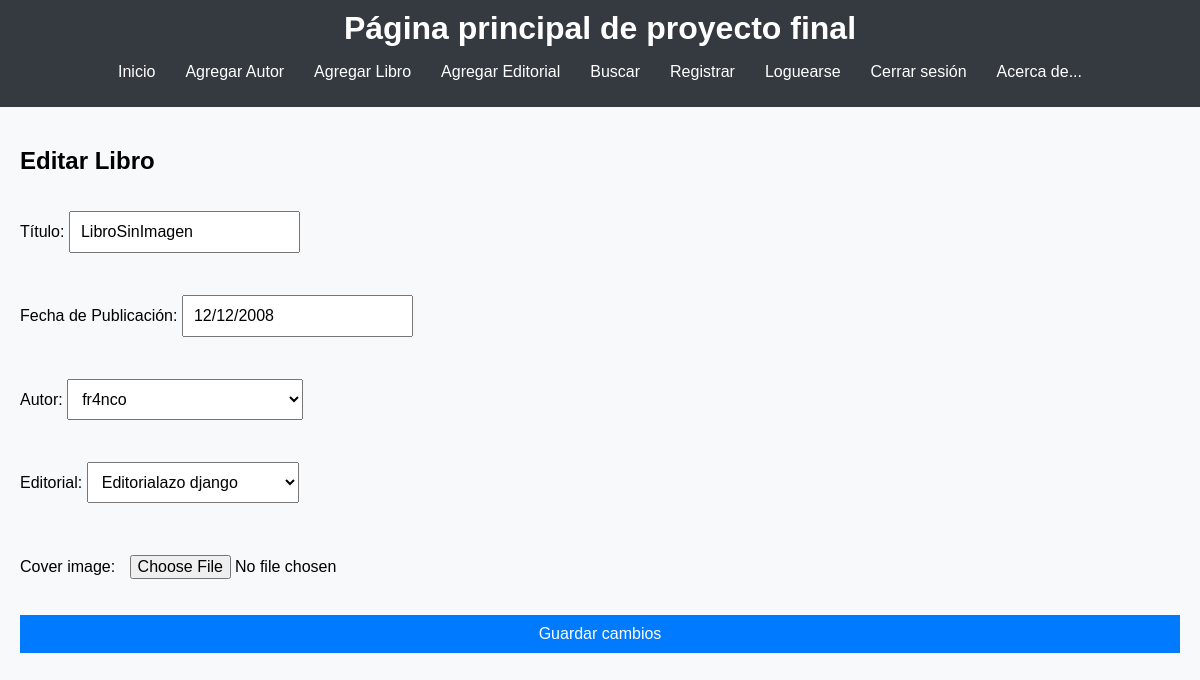
Page /books/15/edit/ (signed in) on the committed database.
### myapp/models.py (models this page shows, shortened)
class Libro(models.Model):
    title = models.CharField(max_length=200)
    publication_date = models.DateField()
    author = models.ForeignKey(Autor, on_delete=models.CASCADE)
    editorial = models.ForeignKey(Editorial, on_delete=models.CASCADE, null=True, blank=True)
    cover_image = models.ImageField(upload_to='covers/', blank=True, null=True)

### myapp/views.py (the view)
# urls.py: path('books/<int:libro_id>/edit/', views.editar_libro, name='editar_libro'),
@login_required
def editar_libro(request, libro_id):
    libro = get_object_or_404(Libro, id=libro_id)
    if libro.author.name != request.user.username:
        messages.error(request, 'No tienes permiso para editar este libro.')
        return redirect('index')
    if request.method == 'POST':
        form = LibroForm(request.POST, request.FILES, instance=libro)
        if form.is_valid():
            form.save()
            messages.success(request, 'Libro editado exitosamente!')
            return redirect('libro_listado')
    else:
        form = LibroForm(instance=libro)
    return render(request, 'editar_libro.html', {'form': form})

### myapp/forms.py
class LibroForm(forms.ModelForm):
    class Meta:
        model = Libro
        fields = ['title', 'publication_date', 'author', 'editorial', 'cover_image']
        labels = {
            'title': 'Título',
            'publication_date': 'Fecha de Publicación',
            'author': 'Autor',
            'editorial': 'Editorial'
        }

### myapp/models.py (called while the page is built)
    def __str__(self):
        return self.name

    def __str__(self):
        return self.name

### myapp/templates/editar_libro.html (shortened to what this page needs)
{% extends 'base.html' %}
{% block content %}
  <h2>Editar Libro</h2>
  <form method="post" enctype="multipart/form-data">
    {{ form.as_p }}
    <button type="submit">Guardar cambios</button>
  </form>
{% endblock %}

### myapp/static/css/styles.css (style rules this page uses)
body { font-family: Arial, sans-serif; margin: 0; padding: 0; background-color: #f8f9fa; }
form { display: flex; flex-direction: column; }
form input, form select, form button { margin-bottom: 10px; padding: 10px; font-size: 16px; }
button { background-color: #007bff; color: white; border: none; cursor: pointer; }

### rows in the picture
Libro: title "LibroSinImagen", publication_date "12/12/2008", author "fr4nco", editorial "Editorialazo django"
